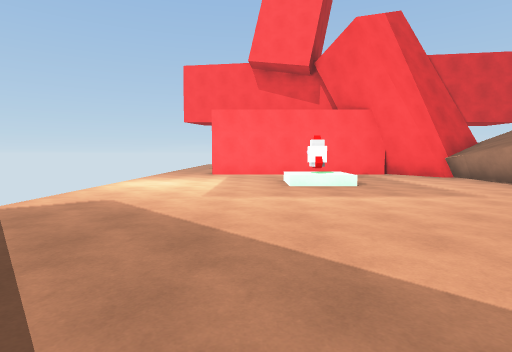
[1] (above)

16 first-person views from a walk through a Unity game level. The camera is 1.4 m above the floor, tilts 4° down and sees 80° across. The floor is counted in squares, 2 m on a side. Each view is taken from the middle of a square. On the plan, view 1 faces up. The plan holds only what a view shows up to about 10 squares ahead; the rest is blank. The place goes on beyond the plan. Surface patterns are stand-ins for the level's own textures.

[2]
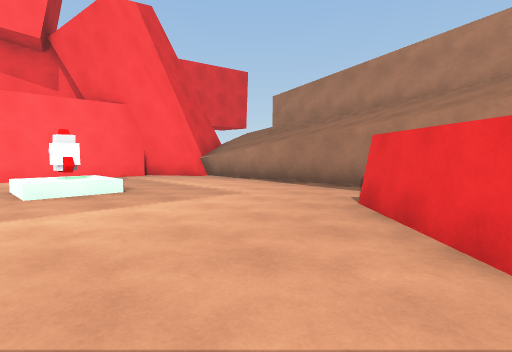

[3]
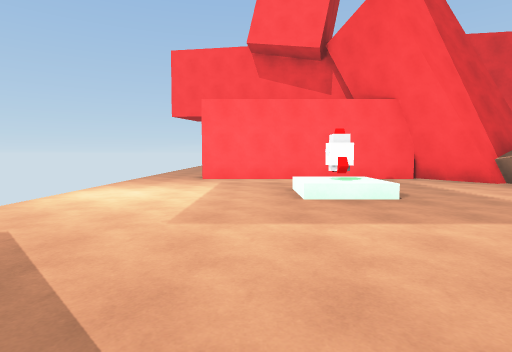

[4]
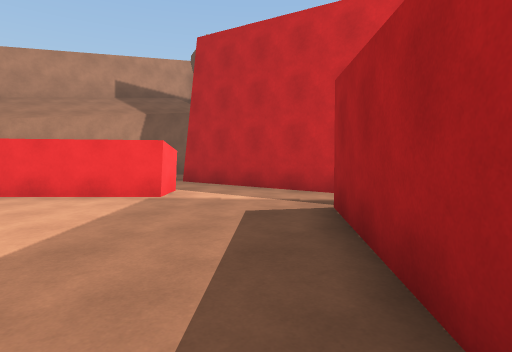

[5]
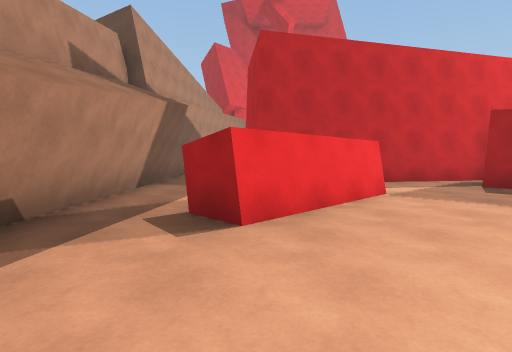

[6]
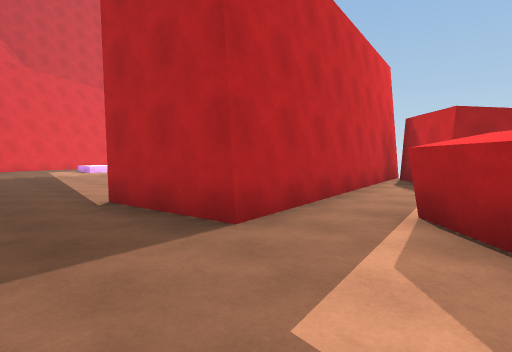

[7]
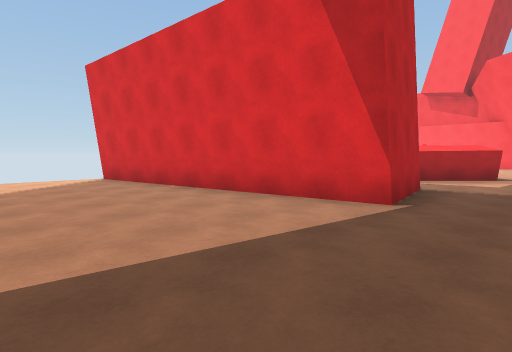

[8]
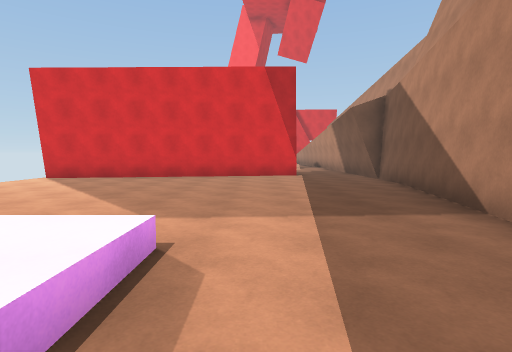

[9]
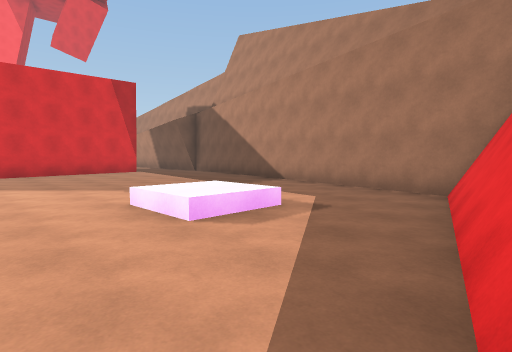

[10]
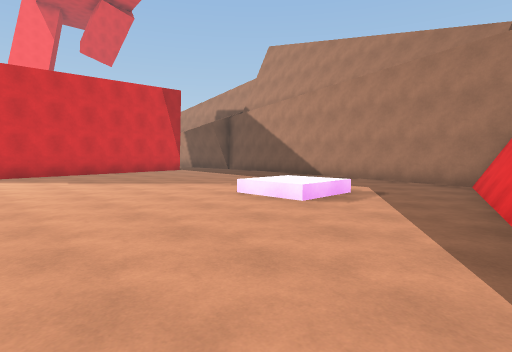

[11]
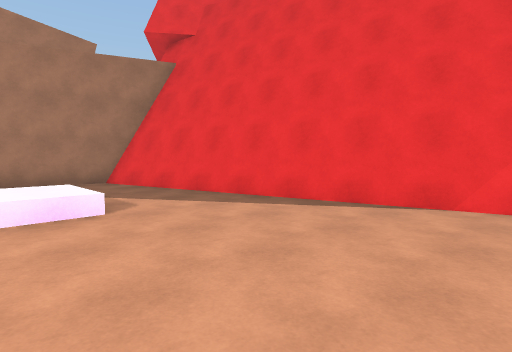

[12]
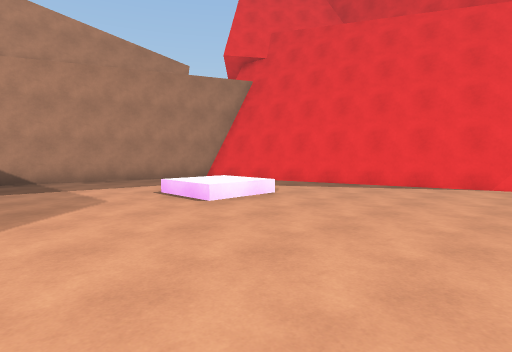

[13]
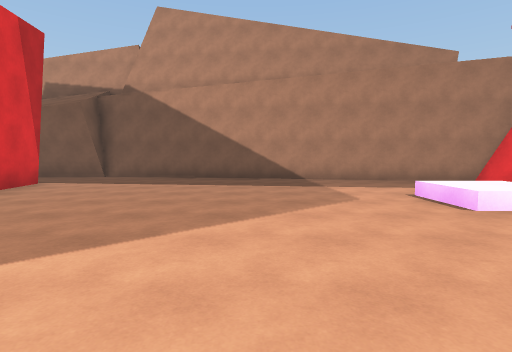

[14]
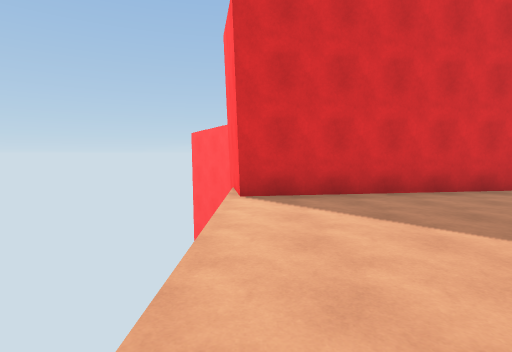

[15]
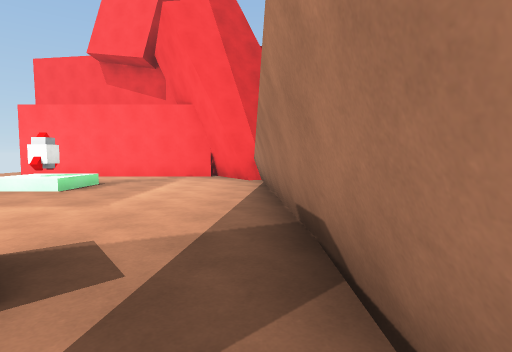

[16]
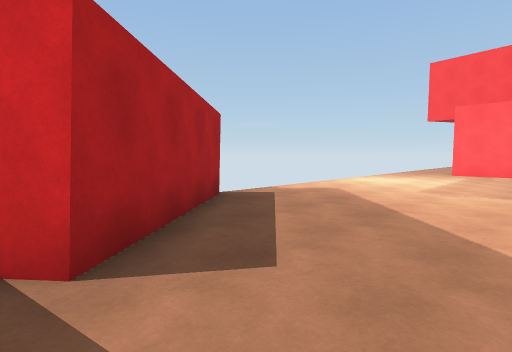

### Floor plan
Key: @ floor where view 1 was taken; # wall or solid block; . main floor; : floor 0.5 m higher than the main floor; / step, stairs or slope; ^ raised ledge; R rocket.
Columns run from 4 left of view 1 to 7 right of it. Each row starts with its distance up from view 1.
 12  ..
 11  ..#######
 10  ........###
  9  .........^
  8  ....R/...#
  7  ....:/...#
  6  .........#
  5  .........##
  4  ..........#
  3  .......#..#
  2  #.....##..#
  1 ##....##...#
  0  ###@..#...#
 -1  ##........#
 -2  ########..#
 -3   #######..#
 -4  #######...#
 -5  #.........#
 -6  ..........#
 -7  ..........#
 -8  ..........#
 -9  .........##
-10  .........#
-11  .........#
-12  ....//...#
-13  ....//...#
-14  ........##
-15  .......##
-16  ...#####
-17  ####

Positions as (right, up) in squares from view 1, and headings:
1: (0, 0), facing up
2: (0, 1), facing up-right
3: (0, 2), facing up
4: (-3, 3), facing down-right
5: (4, 6), facing down
6: (6, 1), facing down-left
7: (6, -8), facing up-left
8: (3, -14), facing up
9: (-1, -16), facing up-right
10: (-3, -16), facing up-right
11: (-3, -12), facing down-right
12: (-3, -9), facing down-right
13: (-3, -9), facing right
14: (-3, -10), facing up
15: (6, 1), facing up
16: (1, -1), facing up-left
